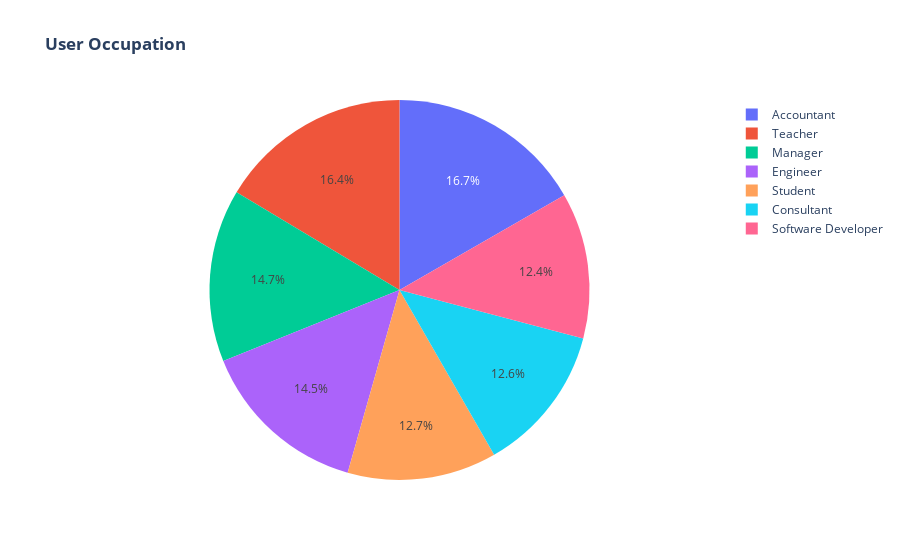

This figure's notebook cell:
### Code cell
df_customer_occupation = df_customer.groupby('occupation')['user_id'].count().reset_index()
df_customer_occupation.columns = 'occupation', 'count'

fig2 = go.Figure()
fig2.add_trace(go.Pie(labels=df_customer_occupation['occupation'],
                      values=df_customer_occupation['count']))
fig2.update_layout(title_text='<b>User Occupation</b>')
fig2.show()

### Figure 1 — Plotly figure (JSON) as saved in the notebook; plotly's stock layout.template omitted (floating-point values rounded to 4 significant figures)
{"data": [{"labels": ["Accountant", "Consultant", "Engineer", "Manager", "Software Developer", "Student", "Teacher"], "type": "pie", "values": [167, 126, 145, 147, 124, 127, 164]}], "layout": {"title": {"text": "<b>User Occupation</b>"}}}
